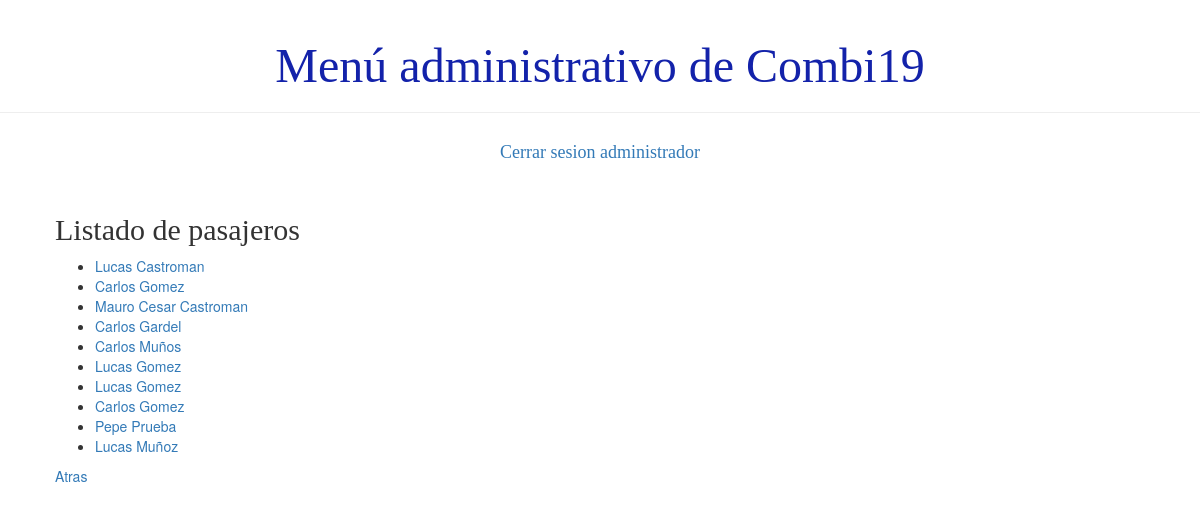
Before: /usuario/listaPasajero (signed in) with the older database file.
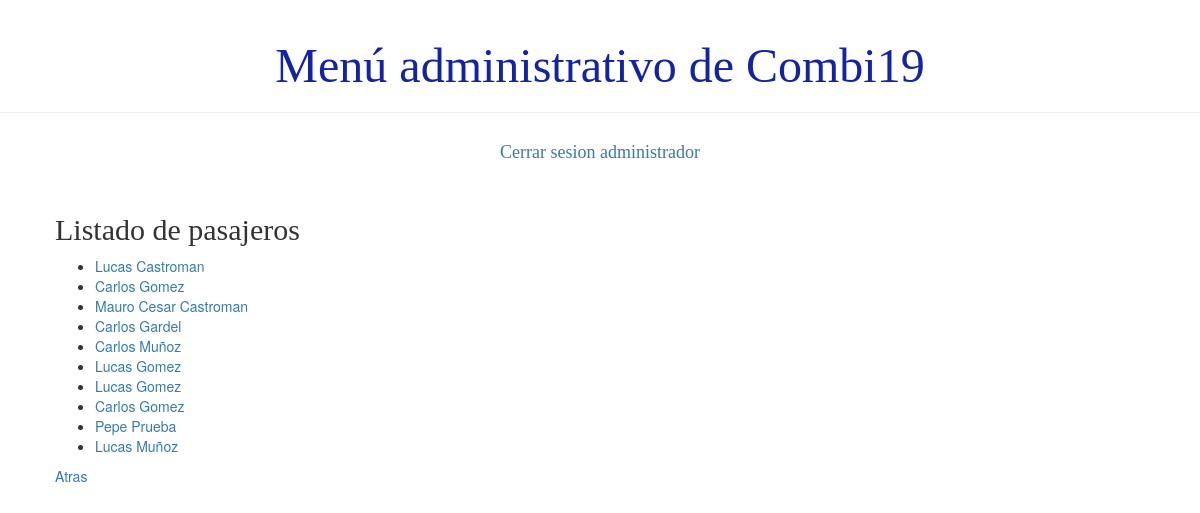
After: the same page with the newer database file.
### demo1/models.py (models this page shows)
class Persona(models.Model):
    usuario = models.ForeignKey('auth.User', on_delete=models.CASCADE)
    dni = models.IntegerField()
    telefono = models.BigIntegerField()
    activo = models.BooleanField(default=True)
    def __str__(self):
        return '%s %s' % (self.usuario.first_name, self.usuario.last_name)

class Pasajero(Persona):
    TIPOS_PLANES = (
        ('BASICO', 'BASICO'),
        ('GOLD', 'GOLD'),)
    tipo = models.CharField(max_length=6, choices=TIPOS_PLANES)
    fecha_de_nacimiento = models.DateField()

class Persona(models.Model):
    usuario = models.ForeignKey('auth.User', on_delete=models.CASCADE)
    dni = models.IntegerField()
    telefono = models.BigIntegerField()
    activo = models.BooleanField(default=True)
    def __str__(self):
        return '%s %s' % (self.usuario.first_name, self.usuario.last_name)

### demo1/views.py (the view)
# urls.py: path('usuario/listaPasajero', views.lisatdo_pasajero, name='listado_pasajero'),
def lisatdo_pasajero(request):
    pasajeros=Pasajero.objects.all()
    return render(request, 'demo1/listados/listado_pasajero.html', {'pasajeros':pasajeros})

### demo1/templates/demo1/listados/listado_pasajero.html
{% extends 'demo1/base.html' %}
{% block content %}
    <h2>Listado de pasajeros</h2>
    <div>
        <ul>
        {% for pasajero in pasajeros %}
            <li><a href="{% url 'detalle_pasajero' pk=pasajero.pk%}">{{ pasajero }}</a></li>
        {% endfor %}
        </ul>
    </div>
    <div><a href="{% url 'principal' %}">Atras</a></div>
{% endblock %}

Changed rows visible on the page:
changed Pasajero: last_name "Carlos Muños" → "Carlos Muñoz"
